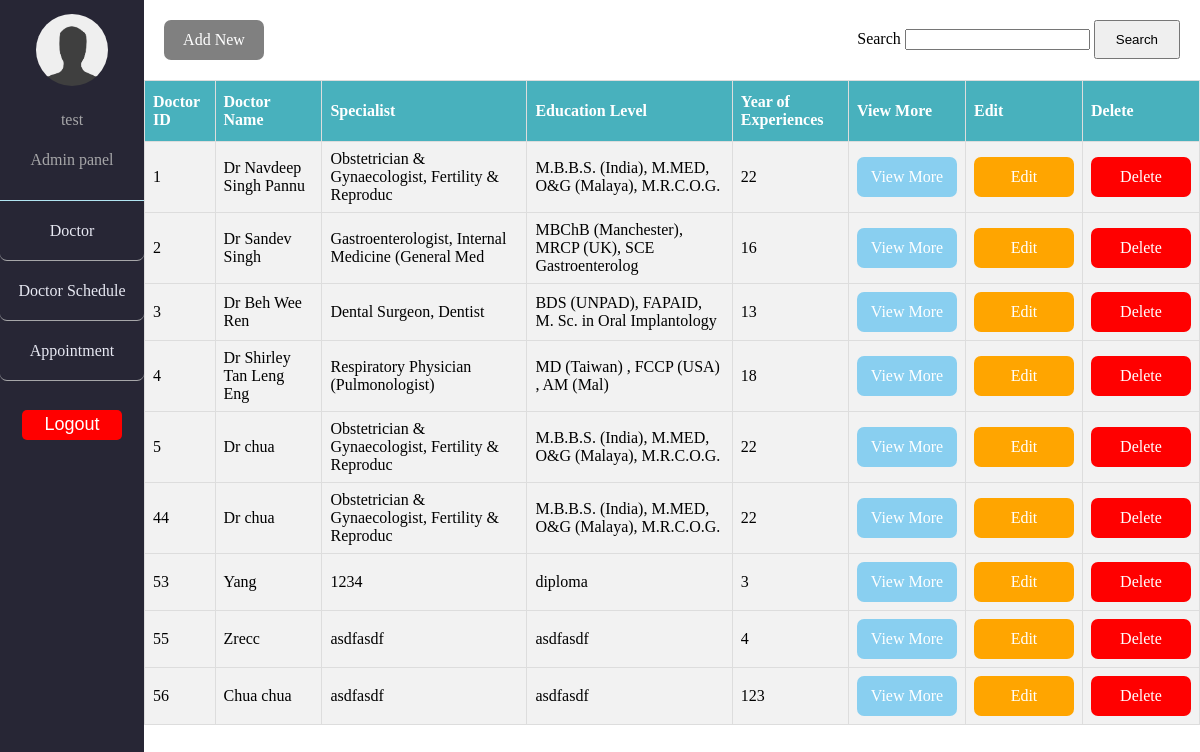
The app's page /admin-site/doctor_list.php (signed in) with its own data.
### tables this page shows
CREATE TABLE IF NOT EXISTS `doctor` (
  `doctor_id` int NOT NULL AUTO_INCREMENT,
  `doctor_name` varchar(50) NOT NULL,
  `doctor_specialist` varchar(255) NOT NULL,
  `doctor_edu_level` varchar(50) NOT NULL,
  `doctor_experience` int NOT NULL COMMENT 'doctor year of experience',
  `doctor_about` varchar(1000) NOT NULL,
  `doctor_portrait` longblob NOT NULL,
  PRIMARY KEY (`doctor_id`)
);

### admin-site/doctor_list.php (the view, shortened to what this page needs)
<!DOCTYPE html>
<html>
<head>
</head>
<body>
	<div id="headerspace"><?php include_once('adminheader.php');?></div>
    <div id="main-content">
	<form method="post">
		<div class="box">
			<a style='background-color:#808080; cursor: pointer;' name="addnewbtn" type="button" href='add_doctor.php'>Add New</a>
			<div>
				Search <input type="text" name="search_key">
				<button name="searchbtn" type="submit">Search</button>
			</div>
		</div>
		<?php
			include("conn.php");
		?>
		<?php
		$search_key = "";
		$result = mysqli_query($con,"SELECT * FROM doctor WHERE doctor_name LIKE '%$search_key%'");
		?>
		<table id="doctor">
			<tr>
				<th>Doctor ID</th>
				<th>Doctor Name</th>
				<th>Specialist</th>
				<th>Education Level</th>
				<th>Year of Experiences</th>
				<th>View More</th>
				<th>Edit</th>
				<th>Delete</th>
			</tr>
			<?php
			while($row = mysqli_fetch_array($result))
			{
			echo"<tr bgcolor=\"#99FF66\">";
			echo"<td>";
			echo $row['doctor_id'];
			echo"</td>";
			echo"<td>";
			echo $row['doctor_name'];
			echo"</td>";
			echo"<td>";
			echo $row['doctor_specialist'];
			echo"</td>";
			echo"<td>";
			echo $row['doctor_edu_level'];
			echo"</td>";
			echo"<td>";
			echo $row['doctor_experience'];
			echo"</td>";
			echo"<td ><a style='background-color:#89CFF0;' class='button' href=\"view_doctor.php?doctor_id=";
			echo $row['doctor_id'];
			echo"\">View More</a></td>";
			echo"<td><a style='background-color:#FFA500;' class='button' href=\"edit_doctor.php?doctor_id=";
			echo $row['doctor_id'];
			echo"\">Edit</a></td>";
			echo"<td><a style='background-color:#FF0000;' class='button' href=\"admin-action-php1/doctor-delete.php?doctor_id=";
			echo $row['doctor_id'];
			echo"\" onClick=\"return confirm('Delete ";
			echo $row['doctor_name'];echo" details?');\">Delete</a></td></tr>";
			}
			?>
		</table>
	</form>
</body>
</html>

### admin-site/doctor_list.php (style rules this page uses)
body { height: 100%; margin: 0; }
div#headerspace { display: inline-block; width: 12%; position: fixed; }
div#main-content { width: 88%; display: inline-block; margin-left: 12%; }
#doctor { border-collapse: collapse; width: 100%; }
#doctor td, #doctor th { border: 1px solid #ddd; padding: 8px; }
#doctor tr { background-color: #f2f2f2; }
#doctor th { padding-top: 12px; padding-bottom: 12px; text-align: left; background-color: #48b1bd; color: white; }
.box { display: flex; justify-content: space-between; margin: 20px; }
button { padding: 10px 20px; }
a { text-decoration: none; display: block; width: 100px; text-align: center; line-height: 40px; height: 40px; color: white; border-radius: 7px; }

### admin-site/adminheader.php (style rules this page uses)
html, body { margin: 0; height: 100%; }

### records on screen
doctor: doctor_id "1", doctor_name "Dr Navdeep Singh Pannu", doctor_specialist "Obstetrician & Gynaecologist, Fertility & Reproduc", doctor_edu_level "M.B.B.S. (India), M.MED, O&G (Malaya), M.R.C.O.G.", doctor_experience "22"
doctor: doctor_id "2", doctor_name "Dr Sandev Singh", doctor_specialist "Gastroenterologist, Internal Medicine (General Med", doctor_edu_level "MBChB (Manchester), MRCP (UK), SCE Gastroenterolog", doctor_experience "16"
doctor: doctor_id "3", doctor_name "Dr Beh Wee Ren", doctor_specialist "Dental Surgeon, Dentist", doctor_edu_level "BDS (UNPAD), FAPAID, M. Sc. in Oral Implantology", doctor_experience "13"
doctor: doctor_id "4", doctor_name "Dr Shirley Tan Leng Eng", doctor_specialist "Respiratory Physician (Pulmonologist)", doctor_edu_level "MD (Taiwan) , FCCP (USA) , AM (Mal)", doctor_experience "18"
doctor: doctor_id "5", doctor_name "Dr chua", doctor_specialist "Obstetrician & Gynaecologist, Fertility & Reproduc", doctor_edu_level "M.B.B.S. (India), M.MED, O&G (Malaya), M.R.C.O.G.", doctor_experience "22"
doctor: doctor_id "44", doctor_name "Dr chua", doctor_specialist "Obstetrician & Gynaecologist, Fertility & Reproduc", doctor_edu_level "M.B.B.S. (India), M.MED, O&G (Malaya), M.R.C.O.G.", doctor_experience "22"
doctor: doctor_id "53", doctor_name "Yang", doctor_specialist "1234", doctor_edu_level "diploma", doctor_experience "3"
doctor: doctor_id "55", doctor_name "Zrecc", doctor_specialist "asdfasdf", doctor_edu_level "asdfasdf", doctor_experience "4"
doctor: doctor_id "56", doctor_name "Chua chua", doctor_specialist "asdfasdf", doctor_edu_level "asdfasdf", doctor_experience "123"

### other values on screen
$admin "test"
